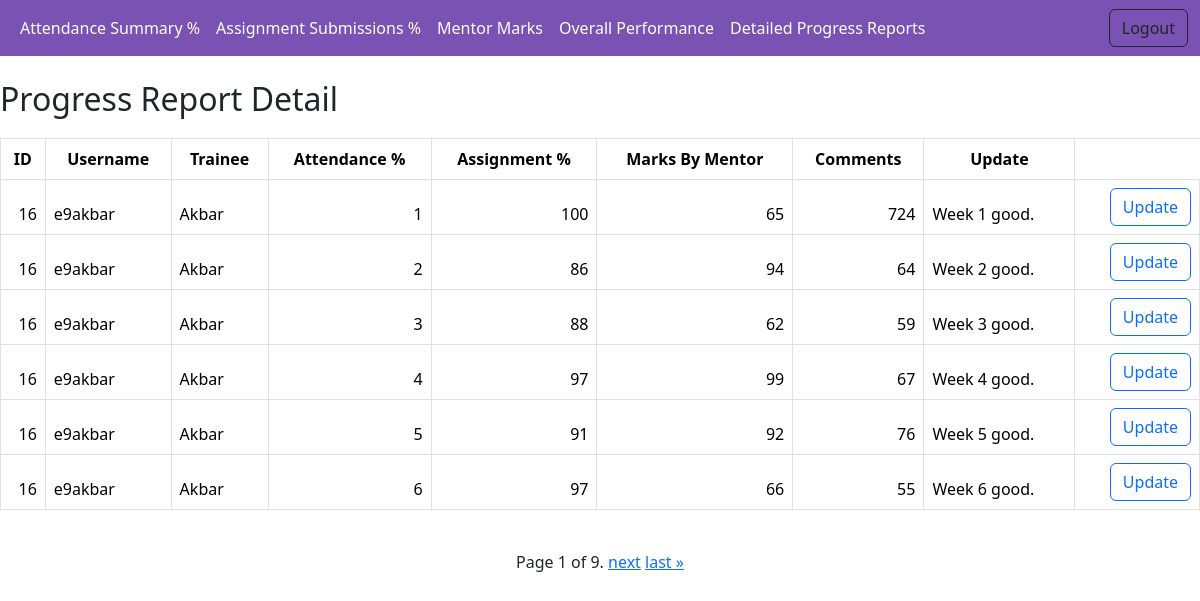
/students/ (signed in), run on the app's committed database.
### progress_app/models.py (models this page shows)
class ProgressReport(models.Model):
    user = models.ForeignKey(User, on_delete=models.CASCADE)
    week_number = models.PositiveIntegerField()
    attendance = models.PositiveIntegerField()
    assignment = models.PositiveIntegerField()
    marks = models.PositiveIntegerField()
    comments = models.TextField()

### progress_app/views.py (the view)
# urls.py: path("students/", StudentListView.as_view(), name="student_list"),
class StudentListView(LoginRequiredMixin, ListView):
    model = ProgressReport
    template_name = "progress_app/student_list.html"
    context_object_name = "progress_reports"
    paginate_by = 6
    def get_queryset(self):
        queryset = super().get_queryset()
        return queryset.select_related("user")
    def get_context_data(self, **kwargs):
        context = super().get_context_data(**kwargs)
        context["users"] = User.objects.all()
        return context

### progress_app/templates/progress_app/student_list.html (shortened to what this page needs)
<!DOCTYPE html>
<html lang="en">
<head>
    <link href="https://cdn.jsdelivr.net/npm/bootstrap@5.3.2/dist/css/bootstrap.min.css" rel="stylesheet">
</head>
<body>
   {% extends "progress_app/base.html" %}
   {% block content %}
<div p-3>
    <h2>Progress Report Detail</h2>
    <table class="table table-bordered">
        <thead class="thead-dark">
        <tr>
            <th class="text-center" scope="col">ID</th>
            <th class="text-center" scope="col">Username</th>
            <th class="text-center" scope="col">Trainee</th>
            <th class="text-center" scope="col">Attendance %</th>
            <th class="text-center" scope="col">Assignment %</th>
            <th class="text-center" scope="col">Marks By Mentor</th>
            <th class="text-center" scope="col">Comments</th>
            <th class="text-center" scope="col">Update</th>
        </tr>
        {% for progress_report in progress_reports %}
            <tr>
                <td class="text-end">{{ progress_report.user.id }}</td>
                <td >{{ progress_report.user.username }}</td>
                <td>{{ progress_report.user.first_name }}</td>
                <td class="text-end">{{ progress_report.week_number }}</td>
                <td class="text-end">{{ progress_report.attendance }}</td>
                <td class="text-end">{{ progress_report.assignment }}</td>
                <td class="text-end">{{ progress_report.marks }}</td>
                <td>{{ progress_report.comments }}</td>
                <td class="text-end">
                    <a href="{% url 'progress_app:update_progress_report' progress_report.pk %}" class="btn btn-outline-primary">Update</a>
                </td>
            </tr>
        {% endfor %}
    </table>
     <div class="d-flex justify-content-center">
    <div class="pagination">
        <span class="step-links">
            <span class="current">
                Page {{ page_obj.number }} of {{ page_obj.paginator.num_pages }}.
            </span>
            {% if page_obj.has_next %}
                <a href="?page={{ page_obj.next_page_number }}"     class="btn-outline-primary">next</a>
                <a href="?page={{ page_obj.paginator.num_pages }}"  class="btn-outline-primary">last &raquo;</a>
            {% endif %}
        </span>
    </div>
</div>
    {% endblock %}

### progress_app/templates/progress_app/base.html (shortened to what this page needs)
<html lang="en">
  <head>
    <link href="https://cdn.jsdelivr.net/npm/bootstrap@5.3.2/dist/css/bootstrap.min.css" rel="stylesheet" />
  </head>
  <body>
    <nav class="navbar navbar-expand-lg navbar-light" style="background-color: #7952b3;">
      <div class="container-fluid">
        <div class="collapse navbar-collapse text-light" id="navbarSupportedContent">
          <ul class="navbar-nav me-auto mb-2 mb-lg-0">
            <li class="nav-item active">
              <a class="nav-link" href="/progress_graph/" style="color: white;">Attendance Summary %</a>
            </li>
            <li class="nav-item ml-2 ml-2 active">
              <a class="nav-link" href="/assignment_report/" style="color: white;">Assignment Submissions % </a>
            </li>
            <li class="nav-item ml-2 active">
              <a class="nav-link" href="/marksheet/" style="color: white;">Mentor Marks </a>
            </li>
            <li class="nav-item ml-2 active">
              <a class="nav-link" href="/overall_progress/" style="color: white;">Overall Performance </a>
            </li>
            <li class="nav-item ml-2 active">
              <a class="nav-link" href="/students/" style="color: white;">Detailed Progress Reports </a>
            </li>
          </ul>
          <ul class="navbar-nav">
            <li class="nav-item active ml-auto">
              <a class="btn btn-outline-dark" href="/logout/">Logout </a>
            </li>
          </ul>
        </div>
      </div>
    </nav>
    {% block content %}
    {% endblock %}
  </body>
</html>

### progress_app/templates/progress_app/student_list.html (style rules this page uses)
table { width: 100%; border-collapse: collapse; margin-top: 20px; }
th, td { border: 1px solid #ddd; padding: 8px; text-align: left; }
th { background-color: #f2f2f2; }

### data on the page
ProgressReport: user.id "16", user.username "e9akbar", user.first_name "Akbar", week_number "1", attendance "100", assignment "65", marks "724", comments "Week 1 good."
ProgressReport: user.id "16", user.username "e9akbar", user.first_name "Akbar", week_number "2", attendance "86", assignment "94", marks "64", comments "Week 2 good."
ProgressReport: user.id "16", user.username "e9akbar", user.first_name "Akbar", week_number "3", attendance "88", assignment "62", marks "59", comments "Week 3 good."
ProgressReport: user.id "16", user.username "e9akbar", user.first_name "Akbar", week_number "4", attendance "97", assignment "99", marks "67", comments "Week 4 good."
ProgressReport: user.id "16", user.username "e9akbar", user.first_name "Akbar", week_number "5", attendance "91", assignment "92", marks "76", comments "Week 5 good."
ProgressReport: user.id "16", user.username "e9akbar", user.first_name "Akbar", week_number "6", attendance "97", assignment "66", marks "55", comments "Week 6 good."

### other printed values
{{ page_obj.number }} "1"
{{ page_obj.paginator.num_pages }} "9"
